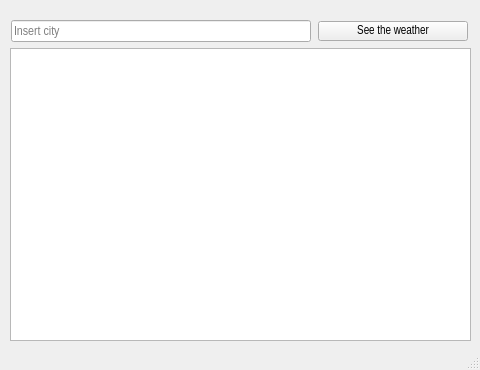
<?xml version="1.0" encoding="UTF-8"?>
<ui version="4.0">
 <class>MainWindow</class>
 <widget class="QMainWindow" name="MainWindow">
  <property name="geometry">
   <rect>
    <x>0</x>
    <y>0</y>
    <width>480</width>
    <height>370</height>
   </rect>
  </property>
  <property name="minimumSize">
   <size>
    <width>480</width>
    <height>370</height>
   </size>
  </property>
  <property name="maximumSize">
   <size>
    <width>480</width>
    <height>370</height>
   </size>
  </property>
  <property name="windowTitle">
   <string>MainWindow</string>
  </property>
  <widget class="QWidget" name="centralwidget">
   <widget class="QWidget" name="">
    <property name="geometry">
     <rect>
      <x>10</x>
      <y>20</y>
      <width>461</width>
      <height>321</height>
     </rect>
    </property>
    <layout class="QVBoxLayout" name="verticalLayout">
     <item>
      <layout class="QHBoxLayout" name="horizontalLayout">
       <item>
        <widget class="QLineEdit" name="lineEdit">
         <property name="minimumSize">
          <size>
           <width>300</width>
           <height>0</height>
          </size>
         </property>
         <property name="maximumSize">
          <size>
           <width>300</width>
           <height>16777215</height>
          </size>
         </property>
         <property name="font">
          <font>
           <family>Arial Narrow</family>
           <pointsize>10</pointsize>
          </font>
         </property>
         <property name="placeholderText">
          <string>Insert city</string>
         </property>
        </widget>
       </item>
       <item>
        <widget class="QPushButton" name="weather_button">
         <property name="maximumSize">
          <size>
           <width>150</width>
           <height>16777215</height>
          </size>
         </property>
         <property name="font">
          <font>
           <family>Arial Narrow</family>
           <pointsize>9</pointsize>
          </font>
         </property>
         <property name="text">
          <string>See the weather</string>
         </property>
        </widget>
       </item>
      </layout>
     </item>
     <item>
      <widget class="QTextBrowser" name="textBrowser">
       <property name="font">
        <font>
         <family>Arial Narrow</family>
         <pointsize>12</pointsize>
        </font>
       </property>
      </widget>
     </item>
    </layout>
   </widget>
  </widget>
  <widget class="QStatusBar" name="statusbar"/>
 </widget>
 <resources/>
 <connections/>
</ui>
